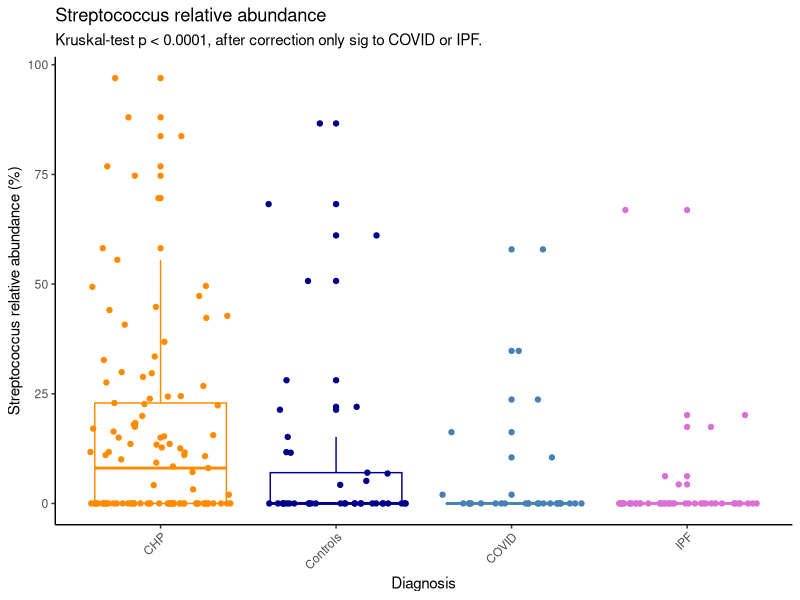
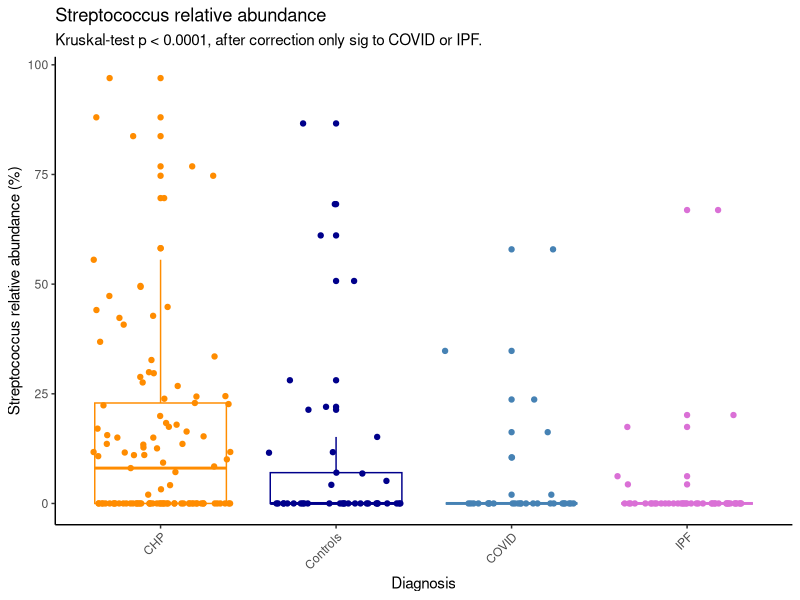

Source code (R) for these figures, in order: (Note: this script raises an error after producing the figures.)
setwd("~/GitHub/Imperial-Molyneaux/POSTCODE/Unfiltered/Genus")

library(tidyverse)
library(ggplot2)
library(dplyr)

data <- read_csv("Genus-normalised-unfiltered-metadata.csv") %>%
  filter(!Diagnosis == "Mock" & !Diagnosis == "Negative Control")
data$Prevotella <- data$Prevotella + data$`[Prevotella]` 
data <- data %>%
  select(-"[Prevotella]")

abund_table <- data %>%
  select(4:ncol(data))
rowSums(abund_table)
abund_table <- abund_table/rowSums(abund_table)*100

meta_table <- data %>%
  select(`sample-id`:Diagnosis)

##### STREPTOCOCCUS ######
Streptococcus <- abund_table %>% select(Streptococcus)

df <- cbind(meta_table, Streptococcus)
dfDiagnosis <- as.factor(df$Diagnosis)

ggplot(df, aes(x = Diagnosis, y = Streptococcus)) + 
  #facet_grid(.~`Sequencing run`)+
  geom_boxplot(aes(fill = Diagnosis, colour = Diagnosis)) + 
  geom_point(position = "jitter", aes(fill = Diagnosis, colour = Diagnosis)) +
  scale_colour_manual(values=c("darkorange","darkblue", "steelblue", "orchid", "darkgreen")) + 
  scale_fill_manual(values=c("white", "white","white", "white", "white")) +
  theme_classic() + 
  labs(title="Streptococcus relative abundance",
       subtitle = "Kruskal-test p < 0.0001, after correction only sig to COVID or IPF.",
       y = "Streptococcus relative abundance (%)",
       x = "Diagnosis") +
  theme(axis.text.x = element_text(angle = 45, hjust=1),
        legend.position = "none")

ggsave("Streptococcus.pdf",
       width=300,
       height=200,
       units = c("mm"), dpi=400)

kruskal.test(Streptococcus ~ Diagnosis, data = df) #p<0.001
dunnTest(Streptococcus ~ Diagnosis, data = df, method = "bonferroni" )

##### VEILONELLA ######
Veillonella <- abund_table %>% select(Veillonella)

df <- cbind(meta_table, Veillonella)
df$Diagnosis <- as.factor(df$Diagnosis)

ggplot(df, aes(x = Diagnosis, y = Veillonella)) + 
  geom_boxplot(aes(fill = Diagnosis, colour = Diagnosis)) + 
  geom_point(position = "jitter", aes(fill = Diagnosis, colour = Diagnosis)) +
  scale_colour_manual(values=c("darkorange","darkblue","steelblue", "orchid", "darkgreen")) + 
  scale_fill_manual(values=c("white", "white","white", "white", "white")) +
  theme_classic() + 
  labs(title="Veillonella relative abundance",
       subtitle = "Kruskal-test p < 0.1, after correction p > 0.1",
       y = "Veillonella relative abundance (%)",
       x = "Diagnosis") +
  theme(axis.text.x = element_text(angle = 45, hjust=1),
        legend.position = "none")

ggsave("Veillonella.pdf",
       width=300,
       height=200,
       units = c("mm"), dpi=400)

kruskal.test(Veillonella ~ Diagnosis, data = df) #p=0.07
dunnTest(Veillonella~Diagnosis, data=df, method = "bonferroni")

#### STAPHYLOCOCCUS ####
Staphylococcus <- abund_table %>% select(Staphylococcus)

df <- cbind(meta_table, Staphylococcus)
df$Diagnosis <- as.factor(df$Diagnosis)

ggplot(df, aes(x = Diagnosis, y = Staphylococcus)) + 
  #facet_grid(.~`Sequencing run`)+
  geom_boxplot(aes(fill = Diagnosis, colour = Diagnosis)) + 
  geom_point(position = "jitter", aes(fill = Diagnosis, colour = Diagnosis)) +
  scale_colour_manual(values=c("darkorange","darkblue", "steelblue", "orchid")) + 
  scale_fill_manual(values=c("white", "white","white", "white")) +
  theme_classic() + 
  labs(title="Staphylococcus relative abundance",
       y = "Staphylococcus relative abundance (%)",
       x = "Diagnosis") +
  theme(axis.text.x = element_text(angle = 45, hjust=1),
        legend.position = "none")

ggsave("Staphylococcus.pdf",
       width=300,
       height=200,
       units = c("mm"), dpi=400)

kruskal.test(Staphylococcus ~ Diagnosis, data = df) #p=0.182
